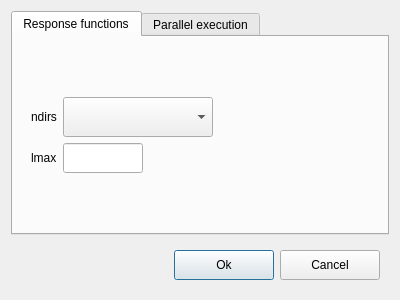
<?xml version="1.0" encoding="UTF-8"?>
<ui version="4.0">
 <class>dialog</class>
 <widget class="QDialog" name="dialog">
  <property name="geometry">
   <rect>
    <x>0</x>
    <y>0</y>
    <width>400</width>
    <height>300</height>
   </rect>
  </property>
  <property name="windowTitle">
   <string>Settings</string>
  </property>
  <property name="styleSheet">
   <string notr="true">QGroupBox
{
	border: 0;
}</string>
  </property>
  <layout class="QGridLayout" name="gridLayout_2">
   <item row="0" column="0">
    <widget class="QTabWidget" name="tabWidget">
     <property name="currentIndex">
      <number>0</number>
     </property>
     <widget class="QWidget" name="tabSetup">
      <attribute name="title">
       <string>Response functions</string>
      </attribute>
      <layout class="QGridLayout" name="gridLayout_5">
       <item row="0" column="0" alignment="Qt::AlignLeft|Qt::AlignVCenter">
        <widget class="QGroupBox" name="groupBoxSetup">
         <property name="styleSheet">
          <string notr="true">QGroupBox
{
	border: 0;
}</string>
         </property>
         <property name="title">
          <string/>
         </property>
         <layout class="QGridLayout" name="gridLayout_3">
          <item row="1" column="0">
           <widget class="QLabel" name="labelLmax">
            <property name="text">
             <string>lmax</string>
            </property>
           </widget>
          </item>
          <item row="0" column="0">
           <widget class="QLabel" name="labelNdirs">
            <property name="text">
             <string>ndirs</string>
            </property>
           </widget>
          </item>
          <item row="0" column="1">
           <widget class="QComboBox" name="comboBoxNdirs">
            <property name="sizePolicy">
             <sizepolicy hsizetype="Preferred" vsizetype="Fixed">
              <horstretch>0</horstretch>
              <verstretch>0</verstretch>
             </sizepolicy>
            </property>
            <property name="minimumSize">
             <size>
              <width>150</width>
              <height>40</height>
             </size>
            </property>
            <property name="maximumSize">
             <size>
              <width>150</width>
              <height>40</height>
             </size>
            </property>
           </widget>
          </item>
          <item row="1" column="1">
           <widget class="QLineEdit" name="lineEditLmax">
            <property name="minimumSize">
             <size>
              <width>80</width>
              <height>30</height>
             </size>
            </property>
            <property name="maximumSize">
             <size>
              <width>80</width>
              <height>30</height>
             </size>
            </property>
           </widget>
          </item>
         </layout>
        </widget>
       </item>
      </layout>
     </widget>
     <widget class="QWidget" name="tabGlobal">
      <attribute name="title">
       <string>Parallel execution</string>
      </attribute>
      <layout class="QGridLayout" name="gridLayout_6">
       <item row="0" column="0" alignment="Qt::AlignLeft|Qt::AlignVCenter">
        <widget class="QGroupBox" name="groupBoxGlobal">
         <property name="styleSheet">
          <string notr="true">QGroupBox
{
	border: 0;
}</string>
         </property>
         <property name="title">
          <string/>
         </property>
         <layout class="QGridLayout" name="gridLayout_4">
          <item row="1" column="0">
           <widget class="QLabel" name="labelJoblibBacked">
            <property name="text">
             <string>joblib backend</string>
            </property>
           </widget>
          </item>
          <item row="1" column="1">
           <widget class="QComboBox" name="comboBoxJoblibBackend">
            <property name="minimumSize">
             <size>
              <width>150</width>
              <height>40</height>
             </size>
            </property>
            <property name="maximumSize">
             <size>
              <width>150</width>
              <height>40</height>
             </size>
            </property>
           </widget>
          </item>
          <item row="0" column="1">
           <widget class="QComboBox" name="comboBoxOpenBLAS">
            <property name="minimumSize">
             <size>
              <width>80</width>
              <height>40</height>
             </size>
            </property>
            <property name="maximumSize">
             <size>
              <width>80</width>
              <height>40</height>
             </size>
            </property>
           </widget>
          </item>
          <item row="0" column="0">
           <widget class="QLabel" name="labelOpenBLAS">
            <property name="text">
             <string>OpenBLAS n threads</string>
            </property>
           </widget>
          </item>
          <item row="2" column="0">
           <widget class="QLabel" name="labelJoblibNumThreads">
            <property name="sizePolicy">
             <sizepolicy hsizetype="Preferred" vsizetype="Preferred">
              <horstretch>0</horstretch>
              <verstretch>0</verstretch>
             </sizepolicy>
            </property>
            <property name="text">
             <string>joblib threads</string>
            </property>
           </widget>
          </item>
          <item row="2" column="1">
           <widget class="QComboBox" name="comboBoxJoblibNumThreads">
            <property name="sizePolicy">
             <sizepolicy hsizetype="Preferred" vsizetype="Preferred">
              <horstretch>0</horstretch>
              <verstretch>0</verstretch>
             </sizepolicy>
            </property>
            <property name="minimumSize">
             <size>
              <width>80</width>
              <height>40</height>
             </size>
            </property>
            <property name="maximumSize">
             <size>
              <width>80</width>
              <height>40</height>
             </size>
            </property>
           </widget>
          </item>
         </layout>
        </widget>
       </item>
      </layout>
     </widget>
    </widget>
   </item>
   <item row="1" column="0" alignment="Qt::AlignRight|Qt::AlignBottom">
    <widget class="QGroupBox" name="groupBoxButtons">
     <layout class="QGridLayout" name="gridLayout">
      <item row="0" column="0">
       <widget class="QPushButton" name="pushButtonConfirm">
        <property name="minimumSize">
         <size>
          <width>100</width>
          <height>30</height>
         </size>
        </property>
        <property name="maximumSize">
         <size>
          <width>100</width>
          <height>30</height>
         </size>
        </property>
        <property name="cursor">
         <cursorShape>PointingHandCursor</cursorShape>
        </property>
        <property name="text">
         <string>Ok</string>
        </property>
       </widget>
      </item>
      <item row="0" column="1">
       <widget class="QPushButton" name="pushButtonCancel">
        <property name="minimumSize">
         <size>
          <width>100</width>
          <height>30</height>
         </size>
        </property>
        <property name="maximumSize">
         <size>
          <width>100</width>
          <height>30</height>
         </size>
        </property>
        <property name="cursor">
         <cursorShape>PointingHandCursor</cursorShape>
        </property>
        <property name="text">
         <string>Cancel</string>
        </property>
       </widget>
      </item>
     </layout>
    </widget>
   </item>
  </layout>
 </widget>
 <tabstops>
  <tabstop>tabWidget</tabstop>
  <tabstop>comboBoxNdirs</tabstop>
  <tabstop>lineEditLmax</tabstop>
  <tabstop>comboBoxOpenBLAS</tabstop>
  <tabstop>comboBoxJoblibBackend</tabstop>
  <tabstop>comboBoxJoblibNumThreads</tabstop>
  <tabstop>pushButtonConfirm</tabstop>
  <tabstop>pushButtonCancel</tabstop>
 </tabstops>
 <resources/>
 <connections/>
</ui>
